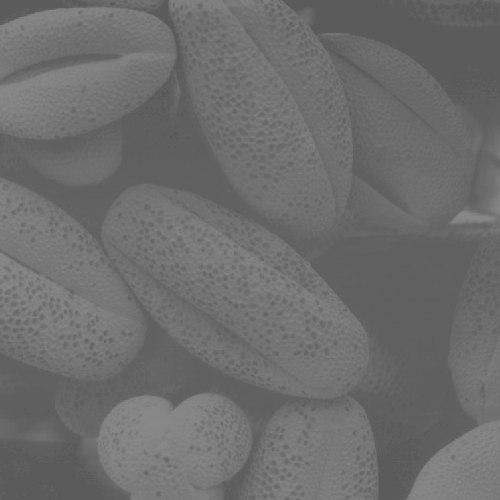
#> input picture HW5/temp.jpg, 500 x 500 px
$ jupyter execute 'CV HW5.ipynb'
#> lines starting #> are read from the running program, lines starting #| are printed output that depends on the picture
[cell 1]
import numpy as np
import cv2
import matplotlib.pylab as plt
plt.rcParams["figure.figsize"] = (12,6)

[cell 2]
def show_image(image):
    plt.imshow(image, cmap='gray', vmin=0, vmax=255)
    plt.show()

## Histogram Equalization based on this formula:
$$h(v)=\mathrm {round} \left({\frac {cdf(v)-cdf_{min}}{(M\times N)-cdf_{min}}}\times (L-1)\right)$$

Where L is the total number of grey levels in the image, $cdf$ is the cumulative distribution function of the image, $cdf_{min}$ is the minimum non-zero value of the cumulative distribution function and $M\times N$ is total number of pixels in the image.

[cell 3]
image = cv2.imread('temp.jpg', 0)
#> image is the input picture: shape (500, 500); min 81, max 144, mean 109
show_image(image)

[cell 4]
image.shape, image.min(), image.max()
#> Out = ((500, 500), 81, 144)

[cell 5]
plt.plot(cv2.calcHist([image], [0], None, [256], [0, 256]))
plt.show()
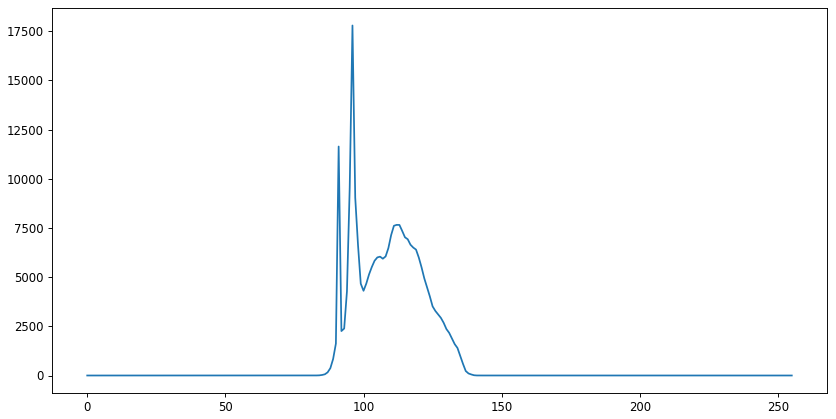
#> figure drawn by matplotlib, 1 panel; curve peaks at x = 96, y = 17786

[cell 6]
def normalize_histogram(image):
    unique, counts = np.unique(image, return_counts=True)
#> unique = 63 values from 81 to 144; counts = 63 values, max 17786 at index 14, min 1 at index 0, mean 3968.3
    pdf = dict(zip(unique, counts))
#> pdf = 63 items
    cdf = dict(zip(list(pdf.keys()), np.cumsum(list(pdf.values()))))
#> cdf = 63 items
    cdf_min = pdf[image.min()]
#> cdf_min = 1
    total_pixels = image.shape[0] * image.shape[1]
#> total_pixels = 250000
    norm_histo = {i: round(255 * (cdf[i] - cdf_min) / (total_pixels - cdf_min)) for i in cdf.keys()}
#> norm_histo = 63 items

    new_image = np.zeros((image.shape), dtype="uint8")
    for i in range(image.shape[0]):
        for j in range(image.shape[1]):
            new_image[i][j] = norm_histo[image[i][j]]
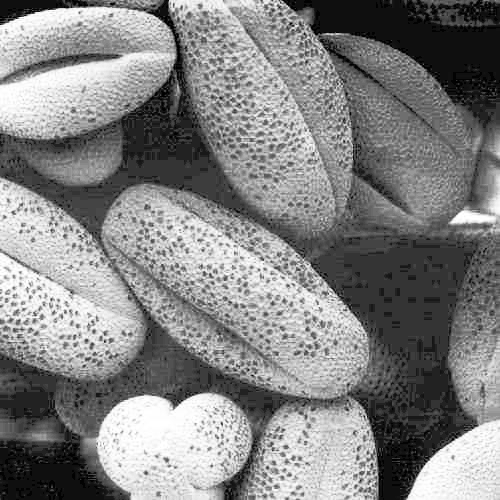
#> new_image: shape (500, 500); min 0, max 255, mean 131.1
    return new_image

[cell 7]
new = normalize_histogram(image)
show_image(new)

[cell 8]
plt.plot(cv2.calcHist([new], [0], None, [256], [0, 256]))
plt.show()
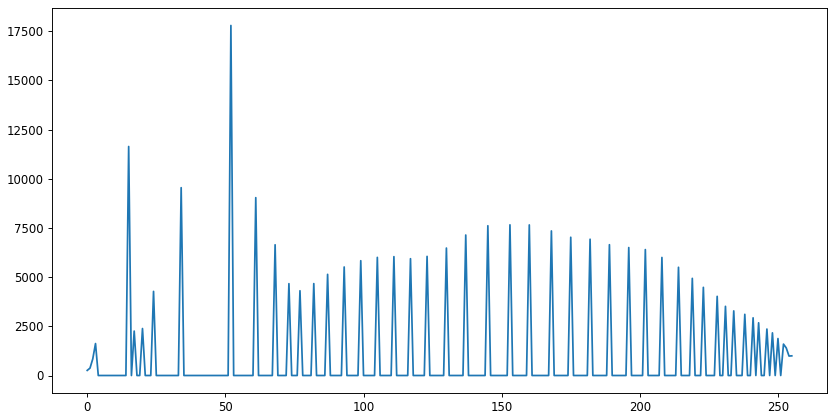
#> figure drawn by matplotlib, 1 panel; curve peaks at x = 52, y = 17786
